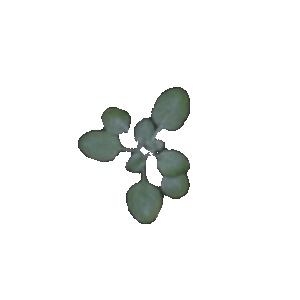
#> input picture Exp8/Exp8_pot_images/Col-0_T06_C4_cam03/segment/2018-08-27-18-10_Col-0_T06C4.jpg, 300 x 300 px, found by its file name; its folder holds only this picture in this run
$ jupyter execute Depth_maps.ipynb
#> lines starting #> are read from the running program, lines starting #| are printed output that depends on the picture; after the words box and inside, x2 and y2 are one past the last pixel; in counts of white or black regions, pixels touching at a corner belong together
# <font color=blue>Depth_maps </font>
The depth maps are used to obtain the 3D surface area of the plant rosette from multiple 2D projections of plants on images. The 3D surface area measurements are less affected by the plant nastic movements than the 2D projected area

### Importing modules
The Python and custom modules are loaded using the import command

[cell 1]
import numpy as np
import cv2
from matplotlib import pyplot as plt
import plotting
import os
import sys
import pandas as pd

### Variable declaration
__expID__ is the experiment ID. __daySowing__ is the day when the seeds were sown into the soil. __dayStart__ is the first day of the image acquisition from the sowing day. __dayStop__ is the last day of the image acquisition from the sowing day. __krnl__ is the filter kernel size.

[cell 2]
expID, daySowing = 'Exp8', '2018-08-03-11-00'
fx = 20          # lense focal length
baseline = 54     # distance in mm between the two cameras
disparities = 16   # num of disparities to consider
block = 21          # block size to match
pixelSize = 0.22813745681794284 # in [mm] The infrastructure is motionless
units = 1

### Experiment Directories
Each experiment has its own set of files which are stored in a specific directory. They are loaded based on the full file directory.

[cell 3]
dirCurrent  = os.getcwd()
dirParent   = os.path.abspath(os.path.join(dirCurrent, os.pardir))
root        = os.path.join(dirParent, expID)
path_pots = os.path.join(root, expID + '_' + 'pot_images')

plantID = 'Col-0_T06_C4_'
folder1 = os.path.join(path_pots, plantID + 'cam04', 'segment')
folder2 = os.path.join(path_pots, plantID + 'cam03', 'segment')

imNames = os.listdir(folder1)

### Read images of the same plants from different camera
This section reads mages of the same plants from different camera

[cell 4]
for mainCnt in range(0,len(imNames)):
    fname = imNames[mainCnt]
    file1  = os.path.join(folder1,fname)
    file2  = os.path.join(folder2,fname)

    imgL = cv2.cvtColor(cv2.imread(file1),cv2.COLOR_BGR2GRAY)
#> imgL: shape (300, 300); min 43, max 255, mean 242.9
    imgR =  cv2.cvtColor(cv2.imread(file2),cv2.COLOR_BGR2GRAY)

    sbm = cv2.StereoBM_create(numDisparities=disparities,
                          blockSize=block)

    disparity = sbm.compute(imgL,imgR)
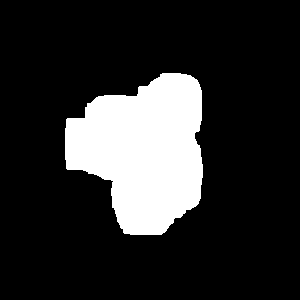
#> disparity: shape (300, 300) int16; values -16 (black) and 0 (white), 17.5% white; 1 white region, box (x1, y1, x2, y2) and area: (65, 73, 203, 235) 15771

    # The soil is considered a perfect plane with center at the origin (0, 0, 0)
    # The ideal soil is a reference for the rosette depth
    depth = np.zeros(shape=imgL.shape).astype(float)
    depth[disparity > 0] = (fx * baseline) / (units * disparity[disparity > 0])
#> depth: shape (300, 300) float64; every value is 0
    depth = (depth - np.min(depth)) / np.max(depth) - np.min(depth)
#> depth: shape (300, 300) float64; every value is NaN or infinite


    #Considering that a pixel is the smallest area element in the plane XY
    #it can be considered as the the smallest area element in the plane XZ and YZ
    # It means that an increment in the plane XZ and YZ is proportional to XY
    # The total surface area can be the sum of the area in the plane XY plus
    # the area in the plane XZ


    BWl = np.copy(imgL)
    BWl[BWl == 255] = 0
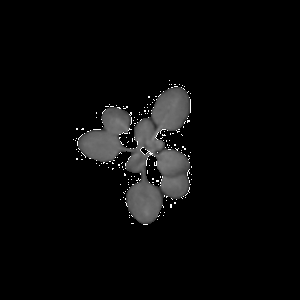
#> BWl: shape (300, 300); min 0, max 254, mean 8.9
    BWl[BWl > 0] = 255
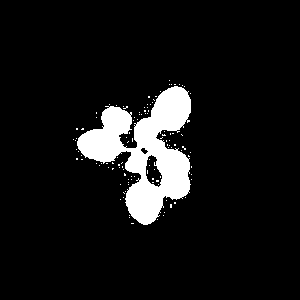
#> BWl: shape (300, 300); 8.3% white; 112 white regions (111 under 20 px), largest, box (x1, y1, x2, y2) and area: (77, 86, 191, 225) 7230
    BWr = np.copy(imgR)
    BWr[BWr == 255] = 0
    BWr[BWr > 0] = 255
    areaL = len(BWl[BWl>10])
#> areaL = 7439
    areaR = len(BWr[BWr>10])
#> areaR = 7439
    areaXY = np.max([areaL, areaR]) * (pixelSize ** 2)
#> areaXY = 387.2
    areaXZ = np.sum(depth) * (pixelSize ** 2)
#> areaXZ = nan
    areaTotal = areaXY + areaXZ
#> areaTotal = nan
    plotting.im3(imgL, imgR, depth, 'imgL', 'imgR', 'depth')
#> (this line was passed over: plotting is not available in this run)
    print(areaTotal)
#| nan
